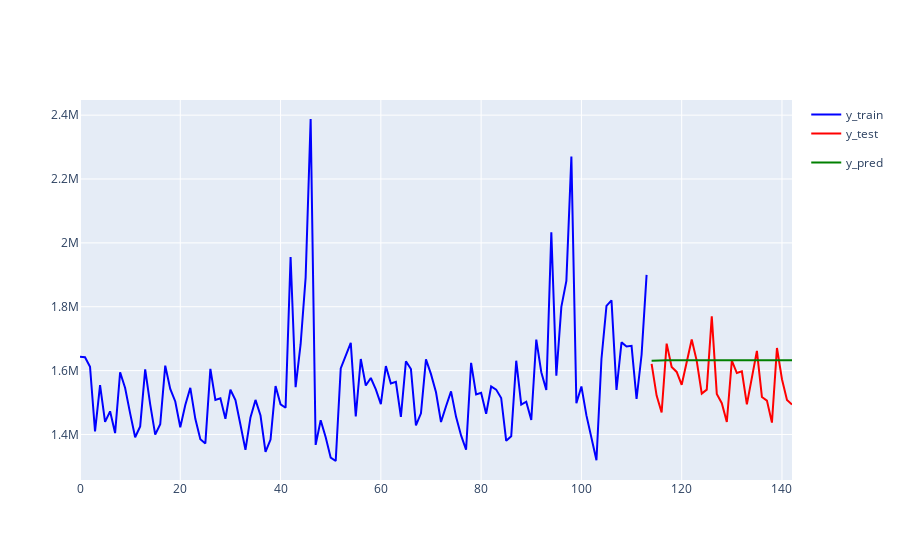

Notebook source saved alongside this figure:
### Code cell
y_pred_log = res.forecast(len(y_test))
y_pred_log.index= y_test.index
y_pred= np.exp(y_pred_log)
plot_ys(y_train, y_test, y_pred, labels=["y_train", "y_test", "y_pred"])
mape_loss(y_test, y_pred)
